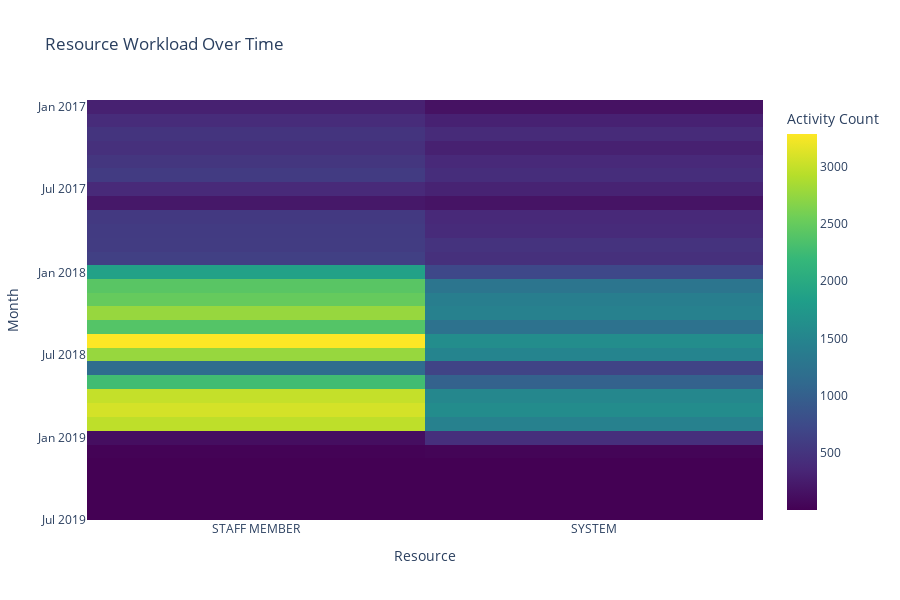

Here is the notebook cell this chart was saved with:
### Code cell
# 5. Resource Allocation Analysis
# -----------------------------

# Resource activity over time
resource_time = df.groupby([pd.Grouper(key='time:timestamp', freq='M'), 'org:resource']).size().reset_index(name='count')
resource_time['month'] = resource_time['time:timestamp'].dt.strftime('%Y-%m')

# Pivot the data for the heatmap
resource_pivot = resource_time.pivot(index='month', columns='org:resource', values='count').fillna(0)

# Create heatmap
fig = px.imshow(
    resource_pivot,
    labels=dict(x="Resource", y="Month", color="Activity Count"),
    color_continuous_scale="Viridis",
    title="Resource Workload Over Time"
)
fig.update_layout(
    xaxis_title="Resource",
    yaxis_title="Month",
    height=600
)
fig.show()

### Figure 1 — Plotly figure (JSON) as saved in the notebook; plotly's stock layout.template omitted (floating-point values rounded to 4 significant figures)
{"data": [{"coloraxis": "coloraxis", "hovertemplate": "Resource: %{x}<br>Month: %{y}<br>Activity Count: %{z}<extra></extra>", "name": "0", "type": "heatmap", "x": ["STAFF MEMBER", "SYSTEM"], "xaxis": "x", "y": ["2017-01", "2017-02", "2017-03", "2017-04", "2017-05", "2017-06", "2017-07", "2017-08", "2017-09", "2017-10", "2017-11", "2017-12", "2018-01", "2018-02", "2018-03", "2018-04", "2018-05", "2018-06", "2018-07", "2018-08", "2018-09", "2018-10", "2018-11", "2018-12", "2019-01", "2019-02", "2019-03", "2019-04", "2019-06"], "yaxis": "y", "z": [[299, 158], [409, 303], [500, 395], [454, 300], [524, 380], [581, 426], [384, 316], [219, 175], [549, 379], [575, 403], [587, 485], [629, 451], [1872, 721], [2420, 1273], [2501, 1406], [2770, 1441], [2392, 1235], [3287, 1600], [2767, 1488], [1173, 672], [2266, 1026], [2998, 1529], [3079, 1593], [2968, 1444], [120, 442], [22, 35], [1, 2], [5, 4], [2, 2]]}], "layout": {"coloraxis": {"colorbar": {"title": {"text": "Activity Count"}}, "colorscale": [[0, "#440154"], [0.1111, "#482878"], [0.2222, "#3e4989"], [0.3333, "#31688e"], [0.4444, "#26828e"], [0.5556, "#1f9e89"], [0.6667, "#35b779"], [0.7778, "#6ece58"], [0.8889, "#b5de2b"], [1, "#fde725"]]}, "height": 600, "title": {"text": "Resource Workload Over Time"}, "xaxis": {"anchor": "y", "constrain": "domain", "domain": [0, 1], "scaleanchor": "y", "title": {"text": "Resource"}}, "yaxis": {"anchor": "x", "autorange": "reversed", "constrain": "domain", "domain": [0, 1], "title": {"text": "Month"}}}}
